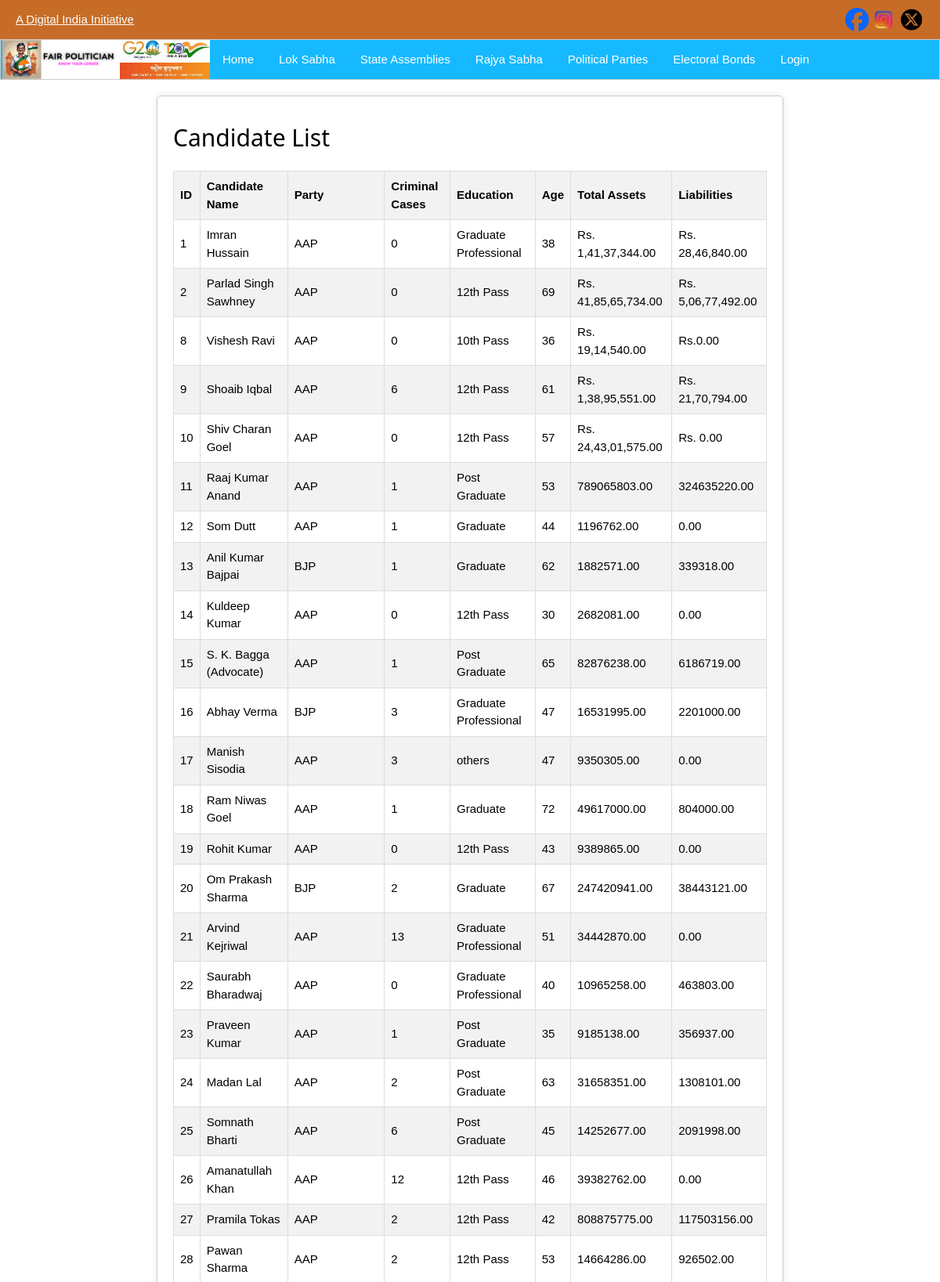
The app's page /showlistofcandidatearun.php (upper part) with its own data.
### tables this page shows
CREATE TABLE `candidates` (
  `id` int(255) NOT NULL,
  `candidate_name` varchar(255) NOT NULL,
  `party` varchar(255) NOT NULL,
  `criminal_cases` int(11) NOT NULL,
  `education` varchar(255) NOT NULL,
  `age` int(11) NOT NULL,
  `total_assets` varchar(255) NOT NULL,
  `liabilities` varchar(255) NOT NULL,
  `constituency` varchar(255) NOT NULL,
  `zone` varchar(255) NOT NULL
);

### showlistofcandidatearun.php (the view, shortened to what this page needs)
<!DOCTYPE HTML>
<html>
<head>
    <link rel="stylesheet" href="https://cdnjs.cloudflare.com/ajax/libs/font-awesome/4.7.0/css/font-awesome.min.css">
    <link href="css/w3.css" rel="stylesheet"/>
    <link href="css/styles.css" rel="stylesheet"/>
    <link href="css/style.css" rel="stylesheet"/>
</head>
<body>
<?php
$host = "localhost";
$username = "root";
$password = "";
$database = "polidb";
$conn = new mysqli($host, $username, $password, $database);
$sql = "SELECT * FROM candidates";
$result = $conn->query($sql);
?>
<header>
    <a href="admin_dashboard">A Digital India Initiative</a>
    <div class="row justify-content-center">
        <div class="col-auto">
            <div class="social-icons">
                <a href="https://www.facebook.com/"><img src="img/logo/fb-icon.png" alt="Facebook"></a>
                <a href="https://www.instagram.com/"><img src="img/logo/insta.png" alt="Instagram"></a>
                <a href="https://twitter.com/"><img src="img/logo/X-icon.png" alt="Twitter"></a>
            </div>
        </div>
    </div>
</header>
<div class='w3-bar w3-border w3-light-gray'>
    <div class="sub-header">
        <img src="img/logo/FAIR POLITICIAN.png" alt="Logo" style="height: 50px;">
        <img src="img/logo/logo2.jpeg" alt="Logo" style="height: 50px; float: left">
        <a class='w3-bar-item w3-button' href='/'>Home</a>
        </li><a class='w3-bar-item w3-button' href='#' title='Lok Sabha'>Lok Sabha</a>
        <a class='w3-bar-item w3-button w3-hide-small' href='#' title='State Assemblies'>State Assemblies </a>
        <a class='w3-bar-item w3-button w3-hide-small' href='#' title='Rajya Sabha'>Rajya Sabha</a>
        <a class='w3-bar-item w3-button w3-hide-small' href='#' title='Political Parties'>Political Parties </a>
        <a class='w3-bar-item w3-button w3-hide-small' href='#' title='Electoral Bonds'>Electoral Bonds </a>
        <a class='w3-bar-item w3-button w3-hide-small w3-right' rel='nofollow' target=_blank href='#'>Login </a>
    </div>
</div>
<div class="container">
    <h2>Candidate List</h2>
    <table>
        <thead>
            <tr>
                <th>ID</th>
                <th>Candidate Name</th>
                <th>Party</th>
                <th>Criminal Cases</th>
                <th>Education</th>
                <th>Age</th>
                <th>Total Assets</th>
                <th>Liabilities</th>
            </tr>
        </thead>
        <tbody>
            <?php
            if ($result->num_rows > 0) {
                while($row = $result->fetch_assoc()) {
                    echo "<tr>";
                    echo "<td>" . $row["id"] . "</td>";
                    echo "<td>" . $row["candidate_name"] . "</td>";
                    echo "<td>" . $row["party"] . "</td>";
                    echo "<td>" . $row["criminal_cases"] . "</td>";
                    echo "<td>" . $row["education"] . "</td>";
                    echo "<td>" . $row["age"] . "</td>";
                    echo "<td>" . $row["total_assets"] . "</td>";
                    echo "<td>" . $row["liabilities"] . "</td>";
                    echo "</tr>";
                }
            } else {
                echo "<tr><td colspan='8'>No candidates available</td></tr>";
            }
            ?>
        </tbody>
    </table>
</div>
</body>
</html>

### css/w3.css (style rules this page uses)
html { box-sizing: border-box }
*,*:before,*:after { box-sizing: inherit }
html { -ms-text-size-adjust: 100%; -webkit-text-size-adjust: 100% }
body { margin: 0 }
article,aside,details,figcaption,figure,footer,header,main,menu,nav,section { display: block }
a { background-color: transparent }
img { border-style: none }
html,body { font-family: Verdana,sans-serif; font-size: 15px; line-height: 1.5 }
html { overflow-x: hidden }
h2 { font-size: 30px }
h1,h2,h3,h4,h5,h6 { font-family: "Segoe UI",Arial,sans-serif; font-weight: 400; margin: 10px 0 }
img { vertical-align: middle }
a { color: inherit }
.w3-btn,.w3-button { border: none; display: inline-block; padding: 8px 16px; vertical-align: middle; overflow: hidden; text-decoration: none; color: inherit; background-color: inherit; text-align: center; cursor: pointer; white-space: nowrap }
.w3-btn,.w3-button { -webkit-touch-callout: none; -webkit-user-select: none; -khtml-user-select: none; -moz-user-select: none; -ms-user-select: none; user-select: none }
.w3-bar { width: 100%; overflow: hidden }
.w3-bar .w3-bar-item { padding: 8px 16px; float: left; width: auto; border: none; display: block; outline: 0 }
.w3-bar .w3-button { white-space: normal }
.w3-container:after,.w3-container:before,.w3-panel:after,.w3-panel:before,.w3-row:after,.w3-row:before,.w3-row-padding:after,.w3-row-padding:before, .w3-cell-row:before,.w3-cell-row:after,.w3-clear:after,.w3-clear:before,.w3-bar:before,.w3-bar:after { content: ""; display: table; clear: both }
.w3-border { border: 1px solid #ccc!important }
.w3-right { float: right!important }
.w3-light-grey,.w3-hover-light-grey:hover,.w3-light-gray,.w3-hover-light-gray:hover { color: #000!important; background-color: #f1f1f1!important }

### css/styles.css (style rules this page uses)
header { background-color: #c66c27; color: #fff; padding: 10px 20px; display: flex; align-items: center; justify-content: space-between; }
.sub-header { background-color: #16b9fe; color: #fff; padding: 10px 20px; display: flex; align-items: center; justify-content: left; padding-inline-start: 2px; padding-block: 0px; }
.social-icons img { height: 30px; }

### css/style.css (style rules this page uses)
img { max-width: 100%; height: auto; }
body { line-height: 1.5; font-family: 'Poppins', sans-serif; }
* { margin:0; padding:0; box-sizing: border-box; }
.container { max-width: 1170px; margin:auto; }
.row { display: flex; flex-wrap: wrap; }

### showlistofcandidatearun.php (style rules this page uses)
header { background-color: #c66c27; color: #fff; padding: 10px 20px; display: flex; align-items: center; justify-content: space-between; }
.container { margin: 20px auto; padding: 20px; max-width: 800px; border: 1px solid #ccc; border-radius: 5px; box-shadow: 0 0 10px rgba(0, 0, 0, 0.1); }
table { width: 100%; border-collapse: collapse; margin-top: 20px; }
th, td { border: 1px solid #ddd; padding: 8px; text-align: left; }
th { background-color: #f2f2f2; }
tbody tr:nth-child(even) { background-color: #f2f2f2; }

### records on screen
candidates: id "1", candidate_name "Imran Hussain", party "AAP", criminal_cases "0", education "Graduate Professional", age "38", total_assets "Rs. 1,41,37,344.00", liabilities "Rs. 28,46,840.00"
candidates: id "2", candidate_name "Parlad Singh Sawhney", party "AAP", criminal_cases "0", education "12th Pass", age "69", total_assets "Rs. 41,85,65,734.00", liabilities "Rs. 5,06,77,492.00"
candidates: id "8", candidate_name "Vishesh Ravi", party "AAP", criminal_cases "0", education "10th Pass", age "36", total_assets "Rs. 19,14,540.00", liabilities "Rs.0.00"
candidates: id "9", candidate_name "Shoaib Iqbal", party "AAP", criminal_cases "6", education "12th Pass", age "61", total_assets "Rs. 1,38,95,551.00", liabilities "Rs. 21,70,794.00"
candidates: id "10", candidate_name "Shiv Charan Goel", party "AAP", criminal_cases "0", education "12th Pass", age "57", total_assets "Rs. 24,43,01,575.00", liabilities "Rs. 0.00"
candidates: id "11", candidate_name "Raaj Kumar Anand", party "AAP", criminal_cases "1", education "Post Graduate", age "53", total_assets "789065803.00", liabilities "324635220.00"
candidates: id "12", candidate_name "Som Dutt", party "AAP", criminal_cases "1", education "Graduate", age "44", total_assets "1196762.00", liabilities "0.00"
candidates: id "13", candidate_name "Anil Kumar Bajpai", party "BJP", criminal_cases "1", education "Graduate", age "62", total_assets "1882571.00", liabilities "339318.00"
candidates: id "14", candidate_name "Kuldeep Kumar", party "AAP", criminal_cases "0", education "12th Pass", age "30", total_assets "2682081.00", liabilities "0.00"
candidates: id "15", candidate_name "S. K. Bagga (Advocate)", party "AAP", criminal_cases "1", education "Post Graduate", age "65", total_assets "82876238.00", liabilities "6186719.00"
candidates: id "16", candidate_name "Abhay Verma", party "BJP", criminal_cases "3", education "Graduate Professional", age "47", total_assets "16531995.00", liabilities "2201000.00"
candidates: id "17", candidate_name "Manish Sisodia", party "AAP", criminal_cases "3", education "others", age "47", total_assets "9350305.00", liabilities "0.00"
candidates: id "18", candidate_name "Ram Niwas Goel", party "AAP", criminal_cases "1", education "Graduate", age "72", total_assets "49617000.00", liabilities "804000.00"
candidates: id "19", candidate_name "Rohit Kumar", party "AAP", criminal_cases "0", education "12th Pass", age "43", total_assets "9389865.00", liabilities "0.00"
candidates: id "20", candidate_name "Om Prakash Sharma", party "BJP", criminal_cases "2", education "Graduate", age "67", total_assets "247420941.00", liabilities "38443121.00"
candidates: id "21", candidate_name "Arvind Kejriwal", party "AAP", criminal_cases "13", education "Graduate Professional", age "51", total_assets "34442870.00", liabilities "0.00"
candidates: id "22", candidate_name "Saurabh Bharadwaj", party "AAP", criminal_cases "0", education "Graduate Professional", age "40", total_assets "10965258.00", liabilities "463803.00"
candidates: id "23", candidate_name "Praveen Kumar", party "AAP", criminal_cases "1", education "Post Graduate", age "35", total_assets "9185138.00", liabilities "356937.00"
candidates: id "24", candidate_name "Madan Lal", party "AAP", criminal_cases "2", education "Post Graduate", age "63", total_assets "31658351.00", liabilities "1308101.00"
candidates: id "25", candidate_name "Somnath Bharti", party "AAP", criminal_cases "6", education "Post Graduate", age "45", total_assets "14252677.00", liabilities "2091998.00"
candidates: id "26", candidate_name "Amanatullah Khan", party "AAP", criminal_cases "12", education "12th Pass", age "46", total_assets "39382762.00", liabilities "0.00"
candidates: id "27", candidate_name "Pramila Tokas", party "AAP", criminal_cases "2", education "12th Pass", age "42", total_assets "808875775.00", liabilities "117503156.00"
candidates: id "28", candidate_name "Pawan Sharma", party "AAP", criminal_cases "2", education "12th Pass", age "53", total_assets "14664286.00", liabilities "926502.00"
